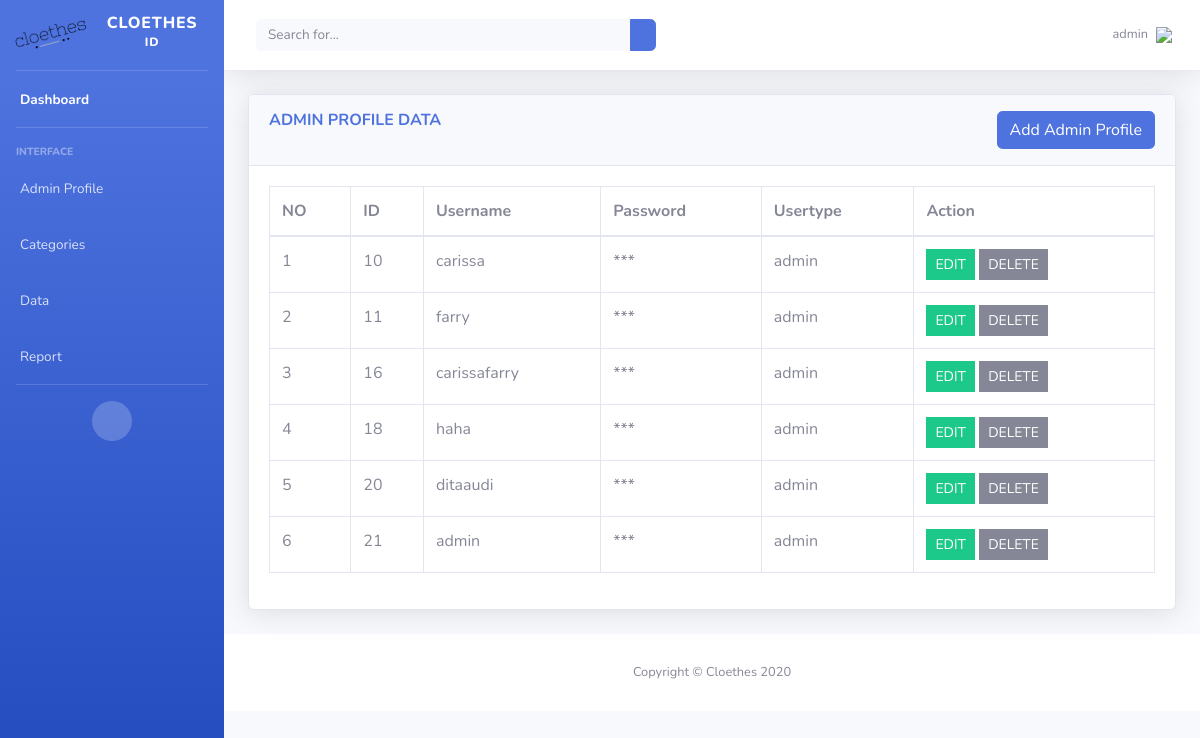
The page /admin/register.php (signed in) on the database its author committed.
### tables this page shows
CREATE TABLE `user_admin` (
  `id_admin` int(11) NOT NULL,
  `username` varchar(50) NOT NULL,
  `password` varchar(255) NOT NULL,
  `usertype` varchar(20) NOT NULL
);

### admin/function.php (called while the page is built, shortened)
<?php
	require_once 'database/dbconfig.php';
	function query($query) {
		global $conn;
		$result = mysqli_query($conn, $query);
		$rows = [];
		while( $row = mysqli_fetch_assoc($result) ) {
			$rows[] = $row;
		}
		return $rows;
	}
?>

### admin/register.php (the view, shortened to what this page needs)
<?php
	require 'session.php';
	require 'function.php';
	include('includes/header.php');
	include('includes/navbar.php');
	$table = query("SELECT * FROM user_admin");
?>
<div class="container-fluid">
	<div class="card shadow mb-4">
	  <div class="card-header py-3">
	    <h6 class="m-0 font-weight-bold text-primary"> ADMIN PROFILE DATA
	            <button type="button" class="btn btn-primary" data-toggle="modal" data-target="#addadminprofile" style="float: right;">
	              Add Admin Profile
	            </button>
	    </h6>
	  </div>
	  <div class="card-body">
	    <div class="table-responsive">
	      <table class="table table-bordered" id="dataTable" width="100%" cellspacing="0">
	        <thead>
	          <tr>
	            <th>NO</th>
				<th>ID</th>
				<th>Username</th>
				<th>Password</th>
				<th>Usertype</th>
				<th>Action</th>
	          </tr>
	        </thead>
	        <tbody>
	          <?php $i = 1; ?>
			  <?php foreach ( $table as $row ) : ?>
			  <tr>
				<td><?= $i; ?></td>
				<td><?= $row["id_admin"]; ?></td>
				<td><?= $row["username"]; ?></td>
				<td> *** </td>
				<td><?= $row["usertype"]; ?></td>
	            <td>
	                <form action="" method="post">
	                    <a class="btn btn btn-success btn-sm rounded-0" name="edit" href="edit.php?id= <?= $row["id_admin"];?>" >EDIT</a>
	                    <a class="btn btn btn-secondary btn-sm rounded-0" name="delete" href="delete.php?id= <?= $row["id_admin"];?>" onclick="return confirm('Yakin hapus data ini?');" >DELETE</a>
	                </form>
	            </td>
	          </tr>
	          <?php $i++; ?>
			  <?php endforeach; ?>
	        </tbody>
	      </table>
	    </div>
	  </div>
	</div>
</div>
<?php
include('includes/footer.php');
?>

### rows shown on the page
user_admin: id_admin "10", username "carissa", usertype "admin"
user_admin: id_admin "11", username "farry", usertype "admin"
user_admin: id_admin "16", username "carissafarry", usertype "admin"
user_admin: id_admin "18", username "haha", usertype "admin"
user_admin: id_admin "20", username "ditaaudi", usertype "admin"
user_admin: id_admin "21", username "admin", usertype "admin"

### other values the page prints
$_SESSION["login"] "admin"
